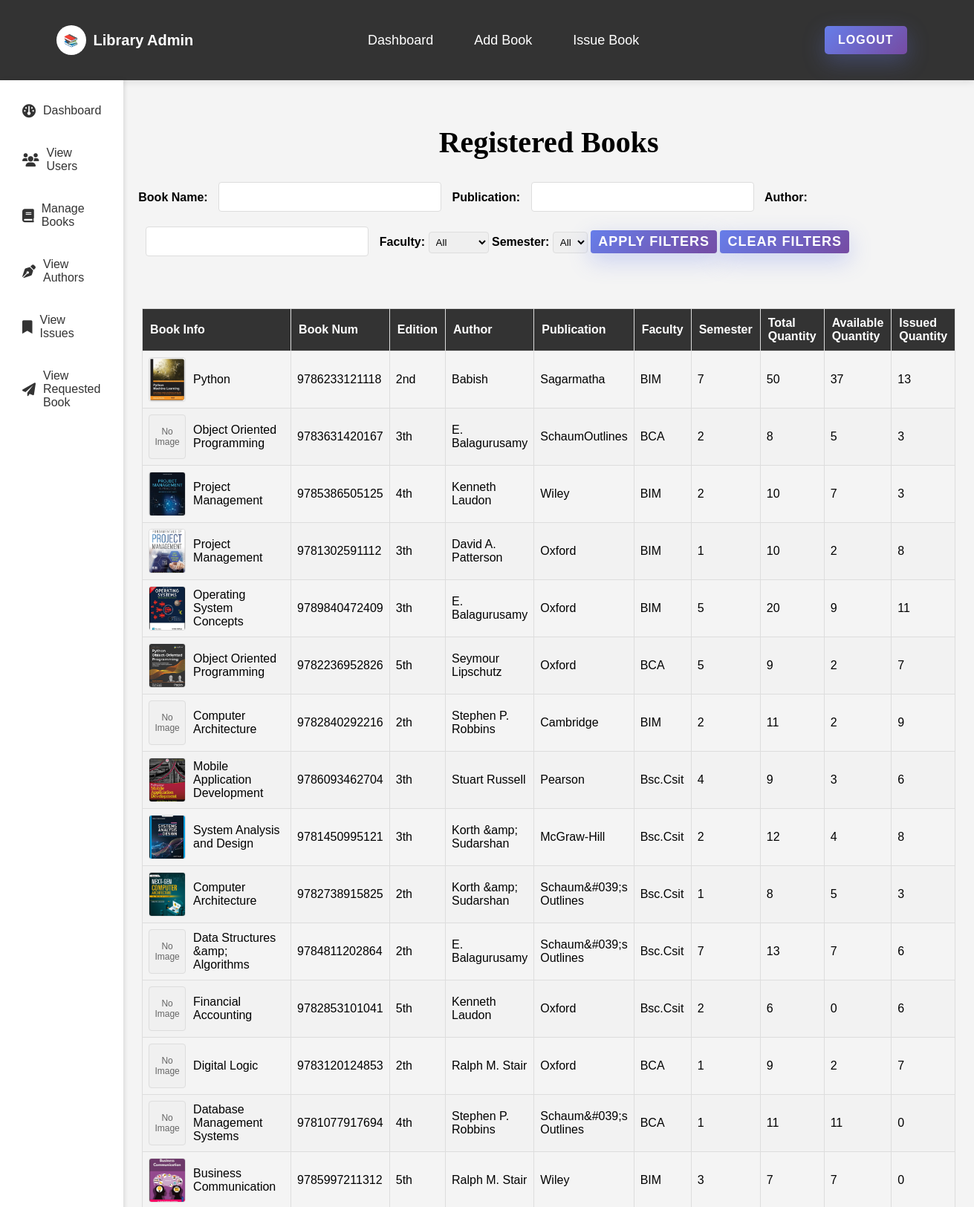
Page /admin/registerbooks.php (signed in, upper part) on the committed database.
### tables this page shows
CREATE TABLE `books` (
  `book_id` int(255) NOT NULL,
  `book_name` varchar(255) NOT NULL,
  `total_quantity` int(11) NOT NULL,
  `available_quantity` int(11) NOT NULL,
  `book_num` varchar(255) NOT NULL,
  `book_edition` varchar(255) NOT NULL,
  `author_name` varchar(255) NOT NULL,
  `publication` varchar(100) NOT NULL,
  `faculty` varchar(100) NOT NULL,
  `semester` varchar(11) NOT NULL,
  `picture` varchar(255) NOT NULL,
  `description` text NOT NULL
);

### admin/registerbooks.php (the view, shortened to what this page needs)
<?php
    $connection = mysqli_connect("localhost","root","");
    $book_name_filter = isset($_GET['book_name']) ? $_GET['book_name'] : '';
    $publication_filter = isset($_GET['publication']) ? $_GET['publication'] : '';
    $author_filter = isset($_GET['author']) ? $_GET['author'] : '';
    $query = "SELECT * FROM books WHERE 1=1";
?>
<!DOCTYPE html>
<html lang="en">
<head>
    <link rel="stylesheet" href="../style2.css">
    <link rel="stylesheet" href="adminstyle.css">
</head>
<body>
    <?php include('adminnavbar.php'); ?>
    <div class="main">
    <?php include('sidebar.php'); ?>
    <div class="container">
    <h2 class="h2-register-header">Registered Books</h2>
    <div class="filter-container">
        <form method="GET" action="">
            <label for="book_name">Book Name:</label>
            <input type="text" id="book_name" name="book_name" value="<?php echo $book_name_filter; ?>">
            <label for="publication">Publication:</label>
            <input type="text" id="publication" name="publication" value="<?php echo $publication_filter; ?>">
            <label for="author">Author:</label>
            <input type="text" id="author" name="author" value="<?php echo $author_filter; ?>">
            <label for="faculty">Faculty:</label>
            <select name="faculty" id="faculty">
                <option value="">All</option>
            </select>
            <label for="semester">Semester:</label>
            <select name="semester" id="semester">
                <option value="">All</option>
            </select>
            <button type="submit">Apply Filters</button>
            <button type="button" onclick="window.location.href = window.location.pathname;">Clear Filters</button>
        </form>
    </div>
    <table>
        <thead>
          <tr>
             <th>Book Info</th>
             <th>Book Num</th>
             <th>Edition</th>
             <th>Author</th>
             <th>Publication</th>
             <th>Faculty</th>
             <th>Semester</th>
             <th>Total Quantity</th>
             <th>Available Quantity</th>
             <th>Issued Quantity</th>
          </tr>
        </thead>
        <tbody>
        <?php
             $query_run = mysqli_query($connection,$query);
             while($row = mysqli_fetch_assoc($query_run))
             {
                $bname = $row['book_name'];
                $bnum = $row['book_num'];
                $bedition = $row['book_edition'];
                $author = $row['author_name'];
                $publication = $row['publication'];
                $faculty = $row['faculty'];
                $semester = $row['semester'];
                $total_quantity = $row['total_quantity'];
                $available_quantity = $row['available_quantity'];
                $issued_quantity = $total_quantity - $available_quantity;
                $picture = $row['picture'];
                ?>
        <tr>
            <td>
                <div class="book-info">
                    <?php if (!empty($picture) && file_exists('upload/' . $picture)): ?>
                        <img src="upload/<?php echo htmlspecialchars($picture); ?>"
                             alt="<?php echo htmlspecialchars($bname); ?>"
                             class="book-image"
                             onclick="openImageModal('upload/<?php echo htmlspecialchars($picture); ?>', '<?php echo htmlspecialchars($bname); ?>')"
                             title="Click to view larger image">
                    <?php else: ?>
                        <div class="no-image">No Image</div>
                    <?php endif; ?>
                    <div class="book-name"><?php echo htmlspecialchars($bname); ?></div>
                </div>
            </td>
            <td><?php echo htmlspecialchars($bnum); ?></td>
            <td><?php echo htmlspecialchars($bedition); ?></td>
            <td><?php echo htmlspecialchars($author); ?></td>
            <td><?php echo htmlspecialchars($publication); ?></td>
            <td><?php echo htmlspecialchars($faculty); ?></td>
            <td><?php echo htmlspecialchars($semester); ?></td>
            <td><?php echo htmlspecialchars($total_quantity); ?></td>
            <td><?php echo htmlspecialchars($available_quantity); ?></td>
            <td><?php echo htmlspecialchars($issued_quantity); ?></td>
        </tr>
        <?php
             }
            ?>
        </tbody>
    </table>
    </div>
    </div>
</body>
</html>

### style2.css (style rules this page uses)
* { margin: 0px; padding: 0px; box-sizing: border-box; }
table { width: 92%; margin: 20px auto; border-collapse: collapse; }
table, th, td { border: 1px solid #ddd; }
th, td { padding: 10px; text-align: left; }
th { background-color: #333; color: white; }
tr:nth-child(even) { background-color: #f2f2f2; }
h2 { font-size: 40px; font-family: arial; font-weight: 900; text-align: center; }
.h2-register-header { margin-top: 40px; font-family: Calibri; }
input { border: none; border-radius: 5px; outline: none; height: 40px; width: 300px; margin:10px; font-size: 15px; font-family: arial; font-weight: 700; padding-left: 10px; }

### admin/adminstyle.css (style rules this page uses)
:root { --primary-color: #6c63ff; --secondary-color: #f4f4f4; --text-color: #333; --card-shadow: 0 4px 6px rgba(0,0,0,0.1); }
.main { display: flex; }
.container { flex-grow: 1; padding: 20px; display: flex; flex-direction: column; gap: 20px; }
button { background: linear-gradient(135deg, #667eea 0%, #764ba2 100%); color: white; border: none; padding: 18px 60px; font-size: 18px; font-weight: 600; border-radius: 10px; cursor: pointer; transition: all 0.3s ease; text-transform: uppercase; letter-spacing: 1px; box-shadow: 0 10px 30px rgba(102, 126, 234, 0.3); }

### admin/registerbooks.php (style rules this page uses)
.filter-container { margin-bottom: 20px; display: flex; flex-wrap: wrap; gap: 10px; align-items: center; }
.filter-container label { font-weight: bold; }
.filter-container input, .filter-container select { padding: 5px; border-radius: 4px; border: 1px solid #ddd; }
.filter-container button { padding: 5px 10px; background-color: #4CAF50; color: white; border: none; border-radius: 4px; cursor: pointer; }
.book-info { display: flex; align-items: center; gap: 10px; }
.book-image { width: 50px; height: 60px; object-fit: cover; border-radius: 4px; border: 1px solid #ddd; flex-shrink: 0; }
.book-name { flex: 1; font-weight: 500; }
.no-image { width: 50px; height: 60px; background-color: #f0f0f0; border: 1px solid #ddd; border-radius: 4px; display: flex; align-items: center; justify-content: center; font-size: 12px; color: #666; text-align: center; flex-shrink: 0; }
table td { padding: 8px; vertical-align: middle; }
table th:first-child, table td:first-child { width: 200px; min-width: 200px; }

### admin/adminnavbar.php (style rules this page uses)
body { font-family: Arial, sans-serif; background-color: #f4f4f4; }

### admin/sidebar.php (style rules this page uses)
:root { --primary-color: #6c5ce7; --text-color: #333; }

### rows in the picture
books: picture (picture), book_name "Python", book_num "9786233121118", book_edition "2nd", author_name "Babish", publication "Sagarmatha", faculty "BIM", semester "7", total_quantity "50", available_quantity "37", issued_quantity "13"
books: shows "No Image", book_name "Object Oriented Programming", book_num "9783631420167", book_edition "3th", author_name "E. Balagurusamy", publication "SchaumOutlines", faculty "BCA", semester "2", total_quantity "8", available_quantity "5", issued_quantity "3"
books: picture (picture), book_name "Project Management", book_num "9785386505125", book_edition "4th", author_name "Kenneth Laudon", publication "Wiley", faculty "BIM", semester "2", total_quantity "10", available_quantity "7", issued_quantity "3"
books: picture (picture), book_name "Project Management", book_num "9781302591112", book_edition "3th", author_name "David A. Patterson", publication "Oxford", faculty "BIM", semester "1", total_quantity "10", available_quantity "2", issued_quantity "8"
books: picture (picture), book_name "Operating System Concepts", book_num "9789840472409", book_edition "3th", author_name "E. Balagurusamy", publication "Oxford", faculty "BIM", semester "5", total_quantity "20", available_quantity "9", issued_quantity "11"
books: picture (picture), book_name "Object Oriented Programming", book_num "9782236952826", book_edition "5th", author_name "Seymour Lipschutz", publication "Oxford", faculty "BCA", semester "5", total_quantity "9", available_quantity "2", issued_quantity "7"
books: shows "No Image", book_name "Computer Architecture", book_num "9782840292216", book_edition "2th", author_name "Stephen P. Robbins", publication "Cambridge", faculty "BIM", semester "2", total_quantity "11", available_quantity "2", issued_quantity "9"
books: picture (picture), book_name "Mobile Application Development", book_num "9786093462704", book_edition "3th", author_name "Stuart Russell", publication "Pearson", faculty "Bsc.Csit", semester "4", total_quantity "9", available_quantity "3", issued_quantity "6"
books: picture (picture), book_name "System Analysis and Design", book_num "9781450995121", book_edition "3th", author_name "Korth &amp; Sudarshan", publication "McGraw-Hill", faculty "Bsc.Csit", semester "2", total_quantity "12", available_quantity "4", issued_quantity "8"
books: picture (picture), book_name "Computer Architecture", book_num "9782738915825", book_edition "2th", author_name "Korth &amp; Sudarshan", publication "Schaum&#039;s Outlines", faculty "Bsc.Csit", semester "1", total_quantity "8", available_quantity "5", issued_quantity "3"
books: shows "No Image", book_name "Data Structures &amp; Algorithms", book_num "9784811202864", book_edition "2th", author_name "E. Balagurusamy", publication "Schaum&#039;s Outlines", faculty "Bsc.Csit", semester "7", total_quantity "13", available_quantity "7", issued_quantity "6"
books: shows "No Image", book_name "Financial Accounting", book_num "9782853101041", book_edition "5th", author_name "Kenneth Laudon", publication "Oxford", faculty "Bsc.Csit", semester "2", total_quantity "6", available_quantity "0"
books: shows "No Image", book_name "Digital Logic", book_num "9783120124853", book_edition "2th", author_name "Ralph M. Stair", publication "Oxford", faculty "BCA", semester "1", total_quantity "9", available_quantity "2", issued_quantity "7"
books: shows "No Image", book_name "Database Management Systems", book_num "9781077917694", book_edition "4th", author_name "Stephen P. Robbins", publication "Schaum&#039;s Outlines", faculty "BCA", semester "1", total_quantity "11", available_quantity "11", issued_quantity "0"
books: picture (picture), book_name "Business Communication", book_num "9785997211312", book_edition "5th", author_name "Ralph M. Stair", publication "Wiley", faculty "BIM", semester "3", total_quantity "7", available_quantity "7", issued_quantity "0"
